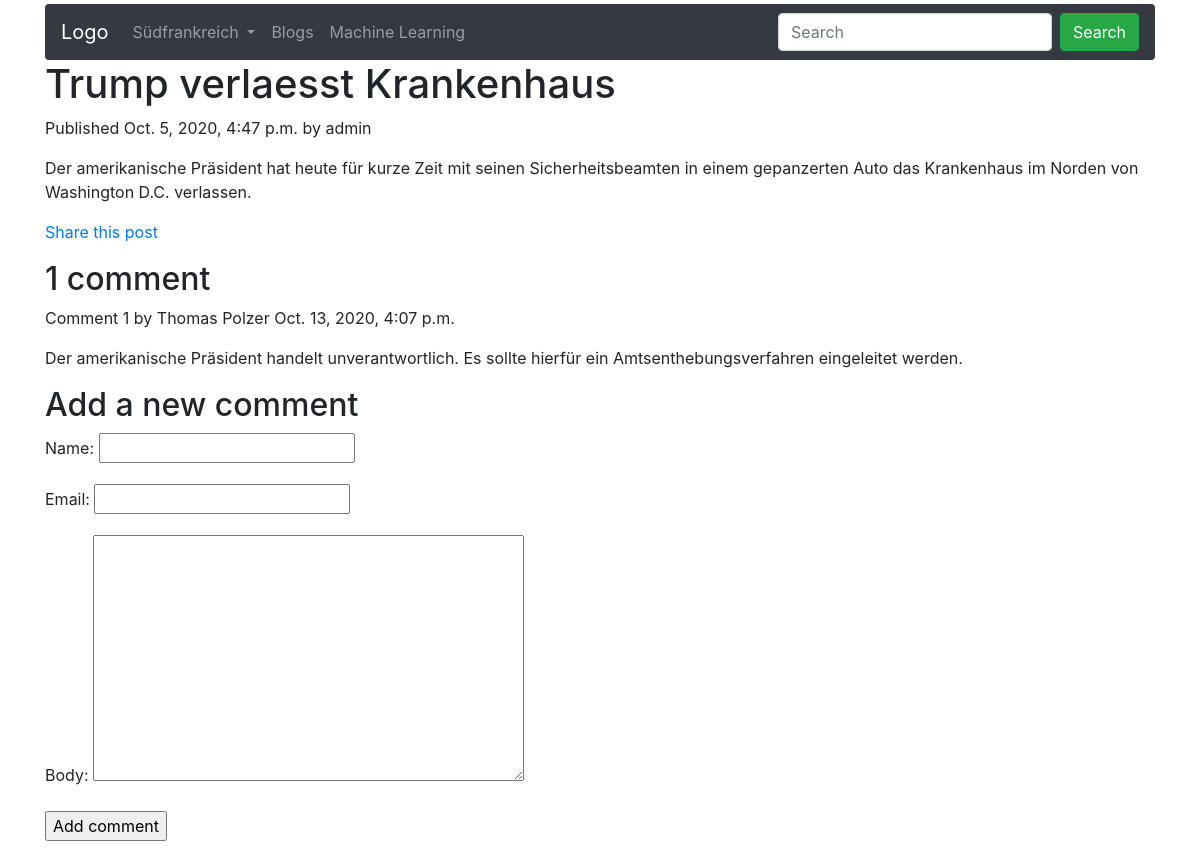
Screenshot of /blog/2020/10/5/trump-verlaesst-krankenhaus/ with the database file from the repository.
### blog/models.py (models this page shows, shortened)
class Post (models.Model):
    STATUS_CHOICES = (('draft','Draft'),('published','Published'),)
    title = models.CharField(max_length=250)
    slug = models.SlugField(max_length=250, unique_for_date='publish')
    author = models.ForeignKey(User, on_delete=models.CASCADE, related_name='blog_posts')
    body = models.TextField()
    publish = models.DateTimeField(default=timezone.now)
    created = models.DateTimeField(auto_now_add=True)
    updated = models.DateTimeField(auto_now=True)
    status = models.CharField(max_length=10, choices=STATUS_CHOICES,default='draft')
    objects = models.Manager()
    published = PublishedManager()
    class Meta:
        ordering = ('-publish',)

class Kommentar (models.Model):
    post = models.ForeignKey(Post, on_delete=models.CASCADE, related_name='comments')
    name = models.CharField(max_length=80)
    email = models.EmailField()
    body = models.TextField()
    created = models.DateTimeField(auto_now_add=True)
    updated = models.DateTimeField(auto_now_add=True)
    active = models.BooleanField(default=True)
    class Meta:
        ordering = ('created',)

### blog/views.py (the view)
# urls.py: path('<int:year>/<int:month>/<int:day>/<slug:post>/',views.post_detail,name='post_detail'),
def post_detail(request,year,month,day,post):
    post = get_object_or_404(Post,slug=post,status='published',publish__year=year,publish__month=month,publish__day=day)
    comments = post.comments.filter(active=True)
    new_comment = None
    if request.method == 'POST':
        comment_form = CommentForm(data=request.POST)
        if comment_form.is_valid():
            new_comment = comment_form.save(commit=False)
            new_comment.post = post
            new_comment.save()
    else:
        comment_form = CommentForm()
    return render (request,'blog/post/detail.html',{'post':post,
                                                    'comments':comments,
                                                    'new_comment': new_comment,
                                                    'comment_form': comment_form})

### blog/forms.py
class CommentForm(forms.ModelForm):
    class Meta:
        model = Kommentar
        fields = ('name','email','body')

### blog/templates/blog/post/detail.html (shortened to what this page needs)
{% extends "basis.html" %}
{% block content %}
  <h1>{{ post.title }}</h1>
  <p class="date">
    Published {{ post.publish }} by {{ post.author }}
  </p>
  {{ post.body|linebreaks }}
  <p>
    <a href="{% url "blog:post_share" post.id %}">Share this post</a>
  </p>
  {% with comments.count as total_comments %}
  <h2>
    {{ total_comments }} comment{{ total_comments | pluralize }}
  </h2>
  {% endwith %}
{% for comment in comments %}
  <div class="comment">
    <p class="info">
      Comment {{ forloop.counter }} by {{ comment.name }}
      {{ comment.created }}
    </p>
    {{ comment.body|linebreaks }}
  </div>
{% empty %}
 <p>There are no comments yet</p>
{% endfor %}
{% if new_comment %}
<h2 class="bg-success text-white">Your comment has been added</h2>
{% else %}
<h2>Add a new comment</h2>
<form method="post">
    {{ comment_form.as_p }}
    <p><input type="submit" value="Add comment"></p>
</form>
{% endif %}
{% endblock %}

### rows the page displays
Post: title "Trump verlaesst Krankenhaus", publish "Oct. 5, 2020, 4:47 p.m.", author "admin", body "Der amerikanische Präsident hat heute für kurze Zeit mit seinen Sicherheitsbeamten in einem gepanzerten Auto das Krankenhaus im Norden von Washington D.C. verlassen."
Kommentar: name "Thomas Polzer", created "Oct. 13, 2020, 4:07 p.m.", body "Der amerikanische Präsident handelt unverantwortlich. Es sollte hierfür ein Amtsenthebungsverfahren eingeleitet werden."

### other values shown
{{ total_comments }} "1"
